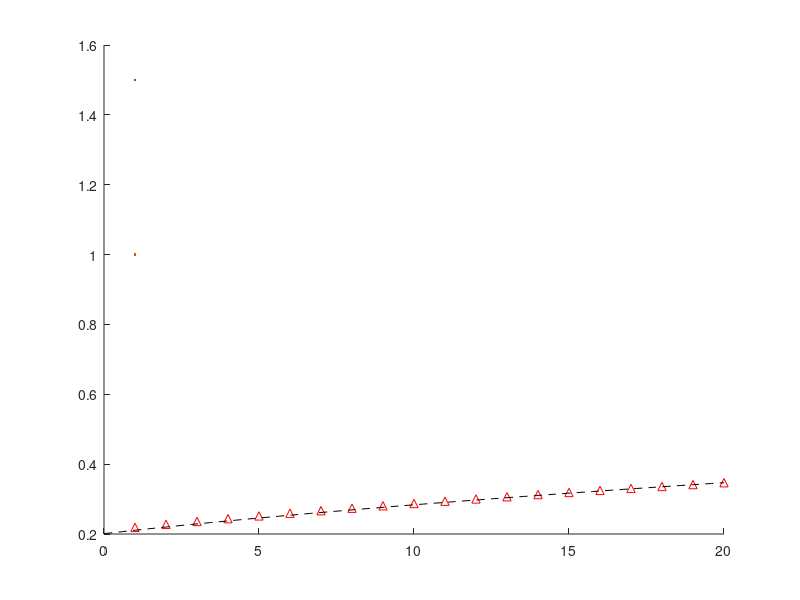

Write MATLAB code to recreate this figure. (Note: this script raises an error after producing the figure.)
clc; clear; close all;

load data_1.txt

% time x_c y_c a circ r

t = data_1(:,1);
xc = data_1(:,2);
yc = data_1(:,3);
a = data_1(:,4);
circ = data_1(:,5);

%%
aa = @(t)	sqrt( 0.201^2 + 4/1000*t );
tt = linspace(0,20);

hold on
plot(a, 'r^', LineWidth=1.5)
plot(tt, aa(tt), 'k--', LineWidth=1.0)
legend("Numerical value", "$a(t) = \sqrt{a^2(0) + 4 \nu t}$", FontSize=12)
xlabel("Time [s]", FontSize=12)
ylabel("$a(t)$", FontSize=12)

grid on

